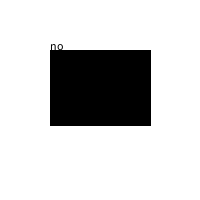
Frame 1 (no input)
Frame 60 (the mouse pressed at the canvas centre just before this capture): identical to frame 1, image omitted
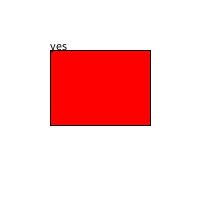
Frame 120 (the mouse held since frame 60 and released just before this capture)

The Processing sketch that drew these frames (run headless with seeded random() and noise(); from frame 60 on, the mouse is pressed at the canvas centre):

// Processing sketch: Button1
// ── Button1.pde
int x = 50;
int y= 50;
int w = 100;
int h = 75;
boolean button=false;
void setup() {
  size(200, 200);
}

void draw() {
  background(255);
  stroke(0);

  if (mouseX>x&&mouseX<x+w&&mouseY>y&&mouseY<y+h) {
    fill(255,0,0);
  } else {
    fill(0);
  }
  rect(x, y, w, h);
  if (button){
    fill(0);
  text("yes",50,50);
  }
  else{
    fill(0);
  text("no",50,50);
  }
}

void mousePressed(){
if (mouseX>x&&mouseX<x+w&&mouseY>y&&mouseY<y+h){
button = !button;
}
else{
button=false;
}
}
